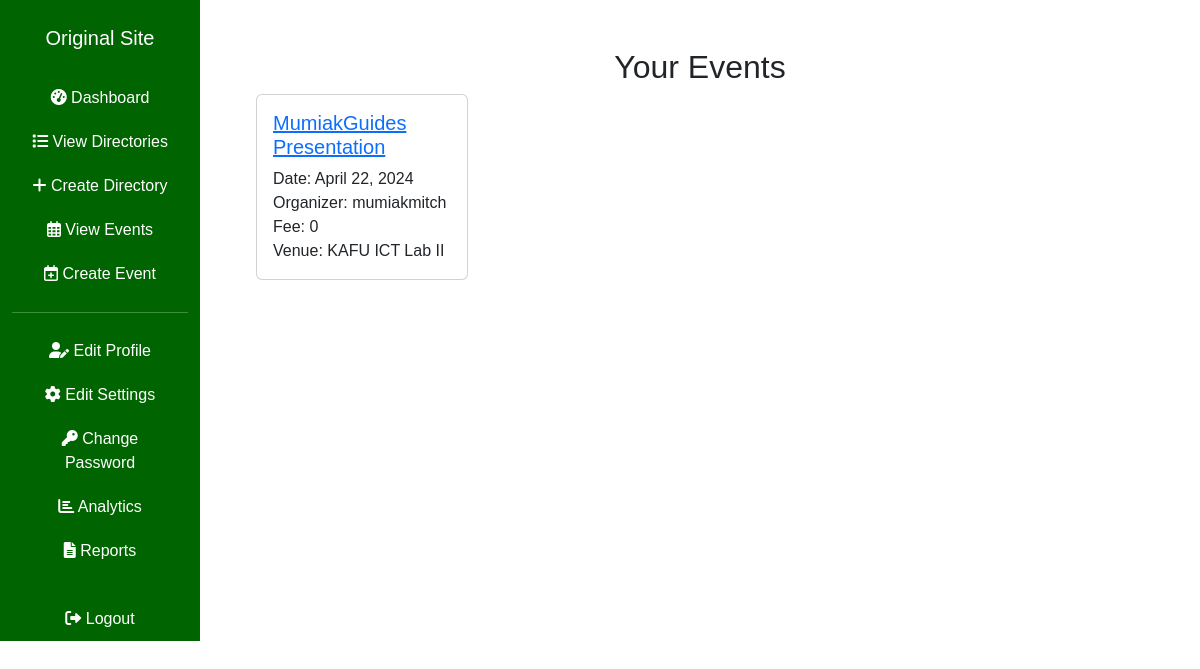
The app's page /users/user_events/ (signed in) with its own data.
### listings/models.py (models this page shows, shortened)
class Event(models.Model):
    event_name = models.CharField(max_length=255, unique=True)
    organizer = models.ForeignKey(User, on_delete=models.CASCADE)
    organizer_name = models.CharField(max_length=255, blank=True, null=True)
    event_image = models.ImageField(upload_to="events/")
    event_logo = models.ImageField(null=True, blank=True, upload_to="events/")
    event_description = CKEditor5Field('Event Description', config_name='extends', blank=True, null=True)
    event_date = models.DateField()
    town = models.ForeignKey(Town, on_delete=models.CASCADE)
    venue = models.CharField(max_length=255)
    fee = models.CharField(max_length=10)
    registration_link = models.URLField(max_length=255, null=True, blank=True)
    max_participants = models.PositiveIntegerField()

### users/views.py (the view)
# urls.py: path('user_events/', user_events, name='user_events'),
@login_required
def user_events(request):
    events = Event.objects.filter(organizer=request.user)
    return render(request, 'user/user_events.html', {'events': events})

### users/templates/user/user_events.html (shortened to what this page needs)
{% extends 'sidebar.html' %}
{% block content %}
<h2 class="text-center">Your Events</h2>
{% if events %}
<ul>
    <div class="row row-cols-1 row-cols-md-2 row-cols-lg-4 g-4">
        {% for event in events %}
        <div class="col">
            <div class="card">
                <div class="card-body">
                    <h5><a href="{% url 'event_detail' pk=event.pk %}">{{ event.event_name }}</a></h5>
                    Date: {{ event.event_date }}<br>
                    Organizer: {{event.organizer}}<br>
                    Fee: {{event.fee}}<br>
                    Venue: {{event.venue}}
                </div>
            </div>
        </div>
        {% endfor %}
    </div>
</ul>
{% else %}
<p class="text-center">You haven't created any events yet.</p>
{% endif %}
{% endblock %}

### static/css/style.css (style rules this page uses)
* { padding: 0; margin: 0; font-family: sans-serif; }

### records on screen
Event: event_name "MumiakGuides Presentation", event_date "April 22, 2024", organizer "mumiakmitch", fee "0", venue "KAFU ICT Lab II"
